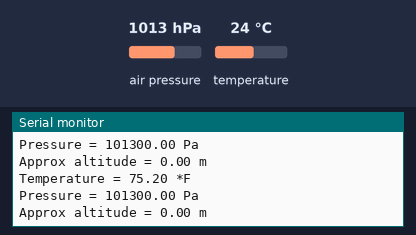
A sketch run on a simulated Arduino Uno, built with avr-gcc and run on an emulated ATmega328P. On the bench: the last lines printed to the serial monitor. The inputs (shaded band) are chosen by the test bench; at power-on: air pressure 1013 hPa, temperature 24 °C.

Above: at 1.2 s.
1.3 s: air pressure set to 952 hPa
At 1.95 s:
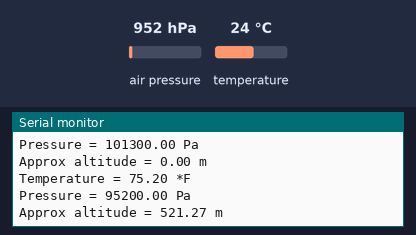
2.8 s: temperature set to 12 °C
At 3.49 s:
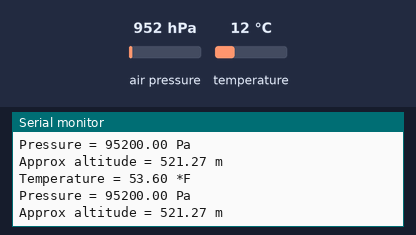
4.3 s: air pressure set to 975 hPa
At 5.03 s:
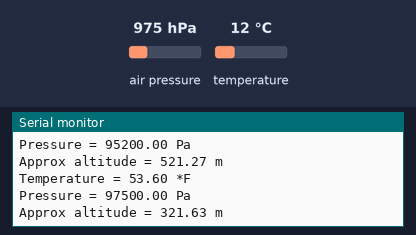
Timing chart, 0 to 7.3 s (numbered marks = the images above; inputs shaded):
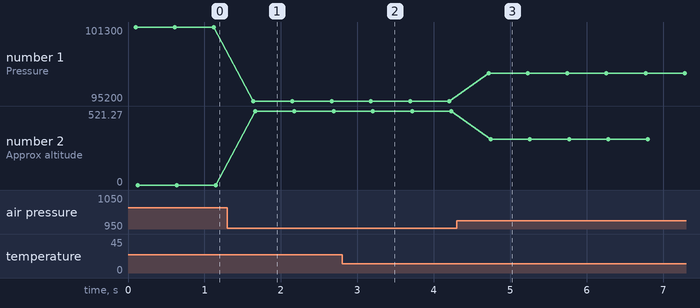

The sketch:

BMP280.ino
```cpp
//////////////////////////////////ISP_Avionics//////////////////////////////////
/*  Created: 2.28.20
 *     Name: BMP280
 * Function: Communicates w/ BMP280 module from a Teensy 3.2 to display
 *           pressure, temp, and altitude data on the serial monitor. Must be
 *           modified to send data to the Raspi 0 via UART (serial).
 *           Originally created by Blake Shaffer, contact for questions.
 *  Updates:
 *
 */
///////////////////////////////////Libraries!///////////////////////////////////
#include <Adafruit_BMP280.h>  //predefined funcs for BMP280 sensor

/////////////////////////////Variables and #Defines/////////////////////////////
#define BMP_CS  10            //assign chip select to pin10
#define sealevel_hPa  1008.7  //pressure at sea level in hectopascals (hPa)

//BMP280 Pressure & Temp Sensor
Adafruit_BMP280 bmp(BMP_CS);  //object define for hardware SPI
double base_altitude;         //var to hold starting altitude of sensor
double current_altitude;      //var to hold the current altitude of sensor
volatile bool BMP_CONNECTED;  //tells if BMP280 is connected or not

//////////////////////////////////////MAIN//////////////////////////////////////
void setup(){
  Serial.begin(9600);                 //begin communication w/ serial monitor
  Serial.println(F("BMP280 test"));   //print welcome message

  BMP_setup();    //setup BMP280 to capture data
}

void loop(){
  Serial.print(F("Temperature = "));                      //print message
  Serial.print(( (9.0/5.0)*bmp.readTemperature() )+32.0); //print temp in F
  Serial.println(" *F");                                  //print unit

  Serial.print(F("Pressure = "));   //print message
  Serial.print(bmp.readPressure()); //print pressure in Pa
  Serial.println(" Pa");            //print unit

  Serial.print(F("Approx altitude = "));                       //print message
  Serial.print(bmp.readAltitude(sealevel_hPa)-base_altitude);  //print alt
  Serial.println(" m");                                        //print unit

  Serial.println(); //print newline
  delay(500);       //wait to retreive new data
}

///////////////////////////////////functions!///////////////////////////////////
/*******************************************************************************
*        Name: BMP_setup
* Description: Sets up necessary parameters for BMP280.
*       Input: VOID
*  Out/Modify: VOID, modifies base_altitude, gives it a value
*******************************************************************************/
void
BMP_setup(){
  BMP_status(); //check connection of BMP280

  if(BMP_CONNECTED){
    //Default settings from datasheet.
    bmp.setSampling(Adafruit_BMP280::MODE_NORMAL,     //Operating Mode
                    Adafruit_BMP280::SAMPLING_X2,     //Temp. oversampling
                    Adafruit_BMP280::SAMPLING_X16,    //Pressure oversampling
                    Adafruit_BMP280::FILTER_X16,      //Filtering
                    Adafruit_BMP280::STANDBY_MS_500); //Standby time
    base_altitude = bmp.readAltitude(sealevel_hPa);   //read current altitude
  }
  else{
    Serial.println("BMP280: Something went wrong, check connections.");
    while(1);   //infinite loop
  }
}

/*******************************************************************************
*        Name: BMP_status
* Description: Ensures BMP280 is connected. Attempts to connect 3 times before
*              calling it quits. Prints messages updating the status of test.
*       Input: VOID
*  Out/Modify: VOID, modifies "BMP_CONNECTED", =TRUE if connected, FALSE if not
*******************************************************************************/
void
BMP_status(void){
  Serial.println("Checking status of BMP280.");
  for(int i=0; i<3; i++){     //loop 3 times to check connection
    Serial.print("On try ");  //print try message
    Serial.print(i);          //print try number
    Serial.print(": ");       //print formatting

    if (bmp.begin()){                         //begin() = TRUE if sensor found
      Serial.println("BMP280 Detected!");     //print success message
      BMP_CONNECTED = true;                   //signal connection is made
      break;                                  //exit loop
    }
    else{
      Serial.println("No BMP280 Detected!");  //print error message
      BMP_CONNECTED = false;                  //signal no connection
    }
  }
  Serial.println(); //print newline
}

/*******************************************************************************
*        Name:
* Description:
*       Input:
*  Out/Modify:
*******************************************************************************/
//////////////////////////////////ISP_Avionics//////////////////////////////////
```

Measured:
- after the input at 1.3 s, the serial monitor: prints a new line after 0.34 s (image 1)
- after the input at 2.8 s, the serial monitor: prints a new line after 0.35 s (image 2)
- after the input at 4.3 s, the serial monitor: prints a new line after 0.42 s (image 3)
- plotted number 1: 101300 → 95200 after the input at 1.3 s, 95200 → 97500 after the input at 4.3 s
- plotted number 2: 0 → 521.27 after the input at 1.3 s, 521.27 → 321.63 after the input at 4.3 s
